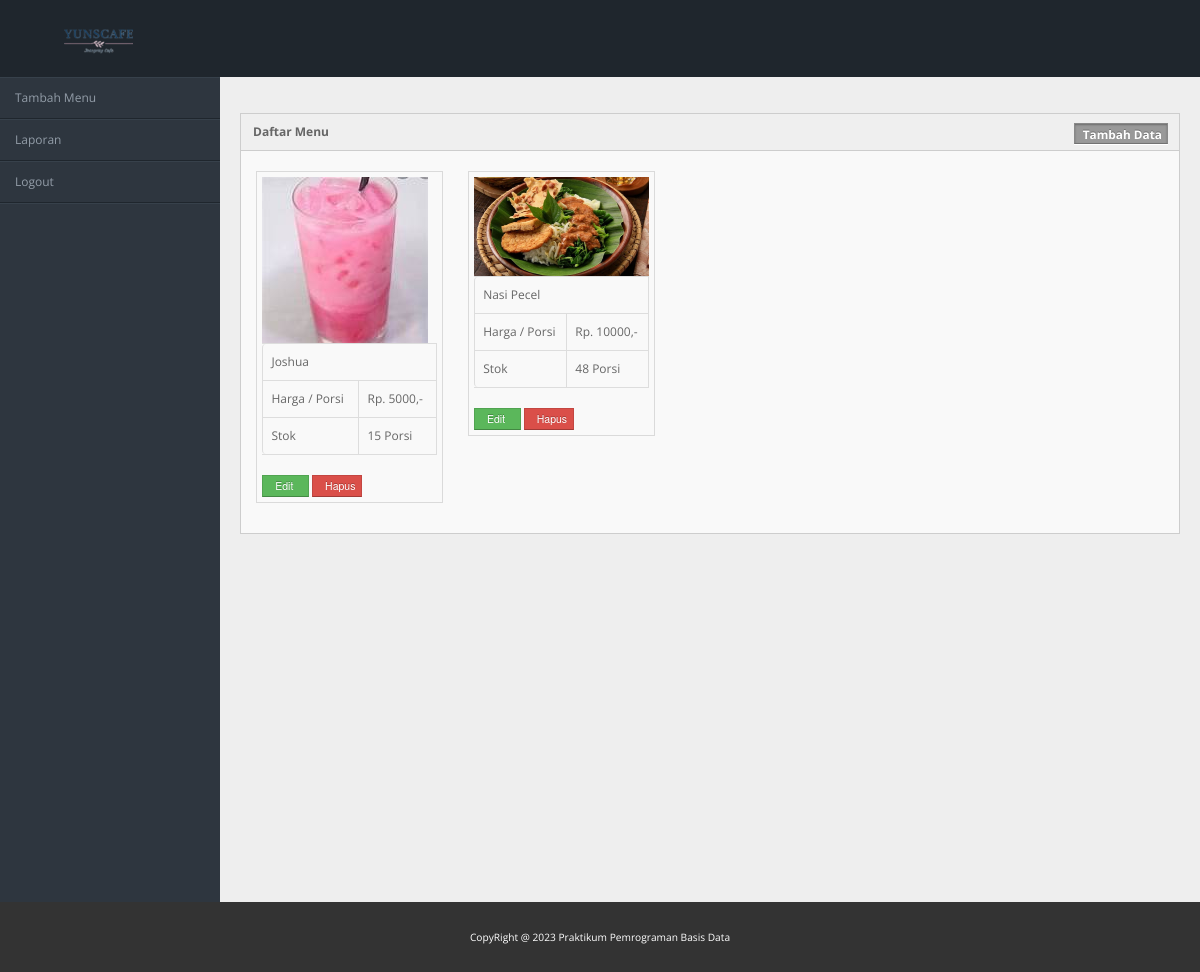
Page /entri_referensi.php (signed in) on the committed database.
### tables this page shows
CREATE TABLE `tb_user` (
  `id_user` int(11) NOT NULL,
  `username` varchar(150) NOT NULL,
  `password` varchar(150) NOT NULL,
  `nama_user` varchar(150) NOT NULL,
  `id_level` int(11) NOT NULL,
  `status` varchar(150) NOT NULL
);

CREATE TABLE `tb_masakan` (
  `id_masakan` int(11) NOT NULL,
  `nama_masakan` varchar(150) NOT NULL,
  `harga` varchar(150) NOT NULL,
  `stok` int(11) NOT NULL,
  `status_masakan` varchar(150) NOT NULL,
  `gambar_masakan` varchar(150) NOT NULL
);

### entri_referensi.php (the view, shortened to what this page needs)
<!DOCTYPE html>
<?php
include "connection/koneksi.php";
$id = $_SESSION['id_user'];
if(isset ($_SESSION['username'])){
  $query = "select * from tb_user natural join tb_level where id_user = $id";
  mysqli_query($conn, $query);
  $sql = mysqli_query($conn, $query);
  while($r = mysqli_fetch_array($sql)){
?>
<html lang="en">
<head>
<link rel="stylesheet" href="template/dashboard/css/bootstrap.min.css" />
<link rel="stylesheet" href="template/dashboard/css/bootstrap-responsive.min.css" />
<link rel="stylesheet" href="template/dashboard/css/fullcalendar.css" />
<link rel="stylesheet" href="template/dashboard/css/matrix-style.css" />
<link rel="stylesheet" href="template/dashboard/css/matrix-media.css" />
<link href="template/dashboard/font-awesome/css/font-awesome.css" rel="stylesheet" />
<link rel="stylesheet" href="template/dashboard/css/jquery.gritter.css" />
</head>
<body>
<div id="header">
  <h1><a href="entri_referensi.php">Entri Referensi</a></h1>
</div>
<div id="sidebar"><a href="entri_referensi.php" class="visible-phone"><i class="icon icon-tasks"></i> <span>Daftar Menu</span></a>
  <ul>
    <?php
    if($r['id_level'] == 1){
  ?>
    <li> <a href="logout.php"><span>Logout</span></a> </li>
  <?php
    } else if($r['id_level'] == 3){
  ?>
    <li> <a href="entri_referensi.php"><span>Tambah Menu</span></a> </li>
    <li> <a href="generate_laporan.php"><span>Laporan</span></a> </li>
    <li> <a href="logout.php"><span>Logout</span></a> </li>
  <?php
    }
  ?>
  </ul>
</div>
<div id="content">
  <div class="container-fluid">
    <div class="row-fluid">
    <?php
      if($r['id_level'] == 3){
    ?>
      <div class="widget-box">
        <div class="widget-title bg_lg"></i></span>
          <h5>Daftar Menu</h5>
          <a href="tambah_menu.php" class="btn btn-info btn-mini label">&nbsp;Tambah Data</a>
        </div>
        <div class="widget-content" >
          <ul class="thumbnails">
            <div class="btn-icon-pg">
              <ul>
                <?php
                  $query_data_makanan = "select * from tb_masakan order by id_masakan desc";
                  $sql_data_makanan = mysqli_query($conn, $query_data_makanan);
                  while($r_dt_makanan = mysqli_fetch_array($sql_data_makanan)){
                ?>
                    <li class="span2">
                      <a> <img src="gambar/<?php echo $r_dt_makanan['gambar_masakan']?>" alt="" > </a>
                      <table class="table table-bordered">
                        <tbody>
                          <tr>
                            <td><?php echo $r_dt_makanan['nama_masakan'];?></td>
                          </tr>
                          <tr>
                            <td>Harga / Porsi</td>
                            <td>Rp. <?php echo $r_dt_makanan['harga'];?>,-</td>
                          </tr>
                          <tr>
                            <td>Stok</td>
                            <td><?php echo $r_dt_makanan['stok'];?> Porsi</td>
                          </tr>
                        </tbody>
                      </table>
                      <form action="" method="post">
                        <button type="submit" value="<?php echo $r_dt_makanan['id_masakan'];?>" name="edit_menu" class="btn btn-success btn-mini"></i>&nbsp;&nbsp;Edit &nbsp;&nbsp;</button>
                        <button type="submit" value="<?php echo $r_dt_makanan['id_masakan'];?>" name="hapus_menu" class="btn btn-mini btn-danger"></i>&nbsp; Hapus</button>
                      </form>
                    </li>
                  <?php
                    }
                  ?>
              </ul>
            </div>
          </ul>
        </div>
      </div>
      <?php
        }
      ?>
    </div>
  </div>
</div>
</body>
<footer>
		<div class="container">
		<small>CopyRight @ 2023 Praktikum Pemrograman Basis Data</small>
</footer>
</html>
<?php
  }
} else {
  header('location: logout.php');
}
?>

### template/dashboard/css/matrix-style.css (style rules this page uses)
* { outline:none !important; -moz-outline: none !important; }
html, body { height:100% }
body { overflow-x: hidden; margin-top: -10px; font-family: 'Open Sans', sans-serif; font-size:12px; color:#666; }
footer { padding: 25px 0; background-color: #333; color: #fff; text-align: center; margin-top: auto; }
a { color:#666; }
select, textarea, input[type="text"], input[type="password"], input[type="datetime"], input[type="datetime-local"], input[type="date"], input[type="month"], input[type="time"], input[type="week"], input[type="number"], input[type="email"], input[type="url"], input[type="search"], input[type="tel"], input[type="color"], .uneditable-input, .label, .dropdown-menu, .btn, .well, .progress, .table-bordered, .btn-group > .btn:first-child, .btn-group > .btn:last-child, .btn-group > .btn:last-child, .btn-group > .dropdown-toggle, .alert { border-radius:0px; }
.btn, textarea, input[type="text"], input[type="password"], input[type="datetime"], input[type="datetime-local"], input[type="date"], input[type="month"], input[type="time"], input[type="week"], input[type="number"], input[type="email"], input[type="url"], input[type="search"], input[type="tel"], input[type="color"], .uneditable-input { box-shadow:none; }
.progress, .progress-success .bar, .progress .bar-success, .progress-warning .bar, .progress .bar-warning, .progress-danger .bar, .progress .bar-danger, .progress-info .bar, .progress .bar-info, .btn, .btn-primary { background-image:none; }
.bg_lg { background:#28b779; }
#header { height: 77px; position: relative; width: 100%; z-index: -9; }
#header h1 { background: url("../img/logo.png") no-repeat scroll 0 0 transparent; height: 31px; left: 20px; line-height: 600px; overflow: hidden; position: relative; top: 26px; width: 191px; }
#header h1 a { display: block; }
#sidebar { display: block; float: left; position: relative; width: 220px; z-index: 16; }
#sidebar > ul { list-style: none; margin: 0px 0 0; padding: 0; position: absolute; width: 220px; }
#sidebar > ul > li { display: block; position: relative; }
#sidebar > ul > li > a { padding: 10px 0 10px 15px; display: block; color: #939da8; }
#content { background: none repeat scroll 0 0 #eeeeee; margin-left: 220px; margin-right: 0; padding-bottom: 25px; position: relative; min-height:100%; width: auto; }
.container-fluid .row-fluid:first-child { margin-top: 20px; }
.stat-boxes .peity_bar_good, .stat-boxes .peity_line_good, { color: #459D1C; }
.widget-box { background: none repeat scroll 0 0 #F9F9F9; border-left: 1px solid #CDCDCD; border-top: 1px solid #CDCDCD; border-right: 1px solid #CDCDCD; clear: both; margin-top: 16px; margin-bottom: 16px; position: relative; }
.widget-title, .modal-header, .table th, div.dataTables_wrapper .ui-widget-header { background:#efefef; border-bottom: 1px solid #CDCDCD; height: 36px; }
.widget-title h5 { color: #666; float: left; font-size: 12px; font-weight: bold; padding: 12px; line-height: 12px; margin: 0; }
.widget-title .label { padding: 3px 5px 2px; float: right; margin: 9px 11px 0 0; box-shadow: 0 1px 2px rgba(0,0,0,0.3) inset, 0 1px 0 #ffffff; }
.widget-content { padding:15px; border-bottom: 1px solid #cdcdcd; }
.thumbnails { margin-left: -2.12766% !important; }
.thumbnails [class*="span"] { margin-left: 2.12766% !important; position: relative; }
form { margin-bottom: 0; }
.btn-icon-pg ul { margin:0px; padding:0px; }
.btn-icon-pg ul li { margin:5px; padding:5px; list-style:none; display:inline-block; border:1px solid #dadada; min-width:187px; cursor:pointer }

### template/dashboard/css/matrix-media.css (style rules this page uses)
body { background:#2E363F; }
#header { background-color: #1f262d; margin-top:10px; }
#sidebar > ul { border-bottom: 1px solid #37414b }
#sidebar > ul > li { border-top: 1px solid #37414b; border-bottom: 1px solid #1f262d; }

### rows in the picture
tb_user: shows "Tambah Menu"
tb_masakan: gambar_masakan (picture), nama_masakan "Joshua", harga "5000", stok "15", $r_dt_makanan['id_masakan'] 24 (drawn)
tb_masakan: gambar_masakan (picture), nama_masakan "Nasi Pecel", harga "10000", stok "48", $r_dt_makanan['id_masakan'] 23 (drawn)
